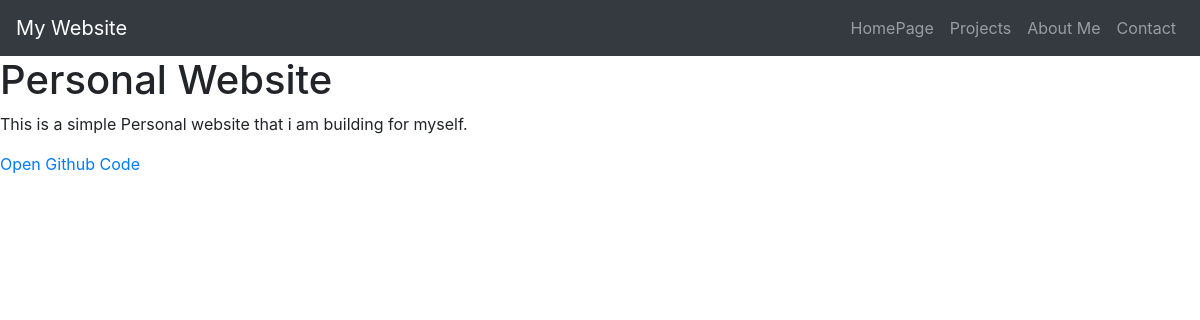
The page /project/1/ on the database as committed earlier.
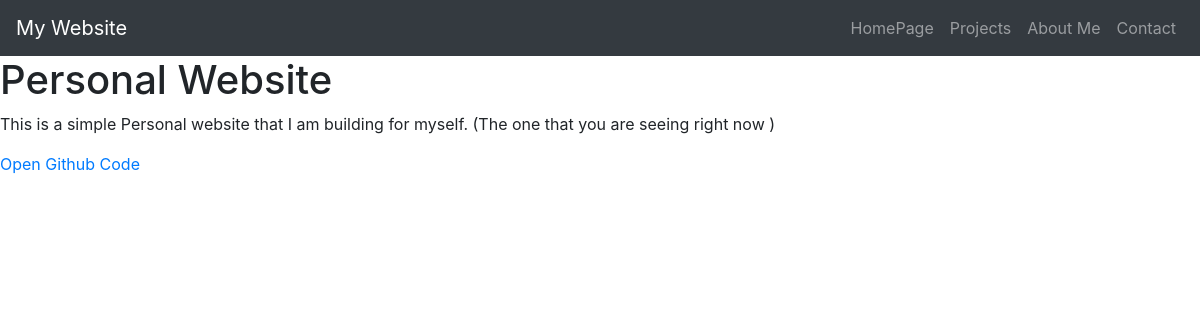
The same page on the database as committed later.
### mainapp/models.py (models this page shows, shortened)
class Project(models.Model):
    project_title = models.CharField(max_length = 150)
    pub_date = models.DateTimeField('date published')
    project_url = models.URLField(max_length = 200)
    project_description = models.TextField()
    project_title_image = models.ImageField(upload_to = 'images/')

### mainapp/views.py (the view)
# urls.py: path('project/<int:project_id>/',views.project_detail,name='project_detail')
def project_detail(request,project_id):
    project = Project.objects.get(pk = project_id)
    context = {
        'project_id':project_id,
        'project':project
    }
    return render(request,'mainapp/project_detail.html',context)

### mainapp/templates/mainapp/project_detail.html
{% extends 'mainapp/base.html' %}
{% block content %}
    <h1> Entered  {{ project_id}}</h1>
    <h1>{{ project.project_title }}</h1>
    <p>{{ project.project_description }}</p>
    <a href="{{ project.project_url}}" target="_blank">Open Github Code</a>
{% endblock %}

Rows that differ between the two databases and show on the page:
changed Project "Personal Website": project_description "This is a simple Personal website that i am building for myself." → "This is a simple Personal website that I am building for myself. (The one that you are seeing right now )"
